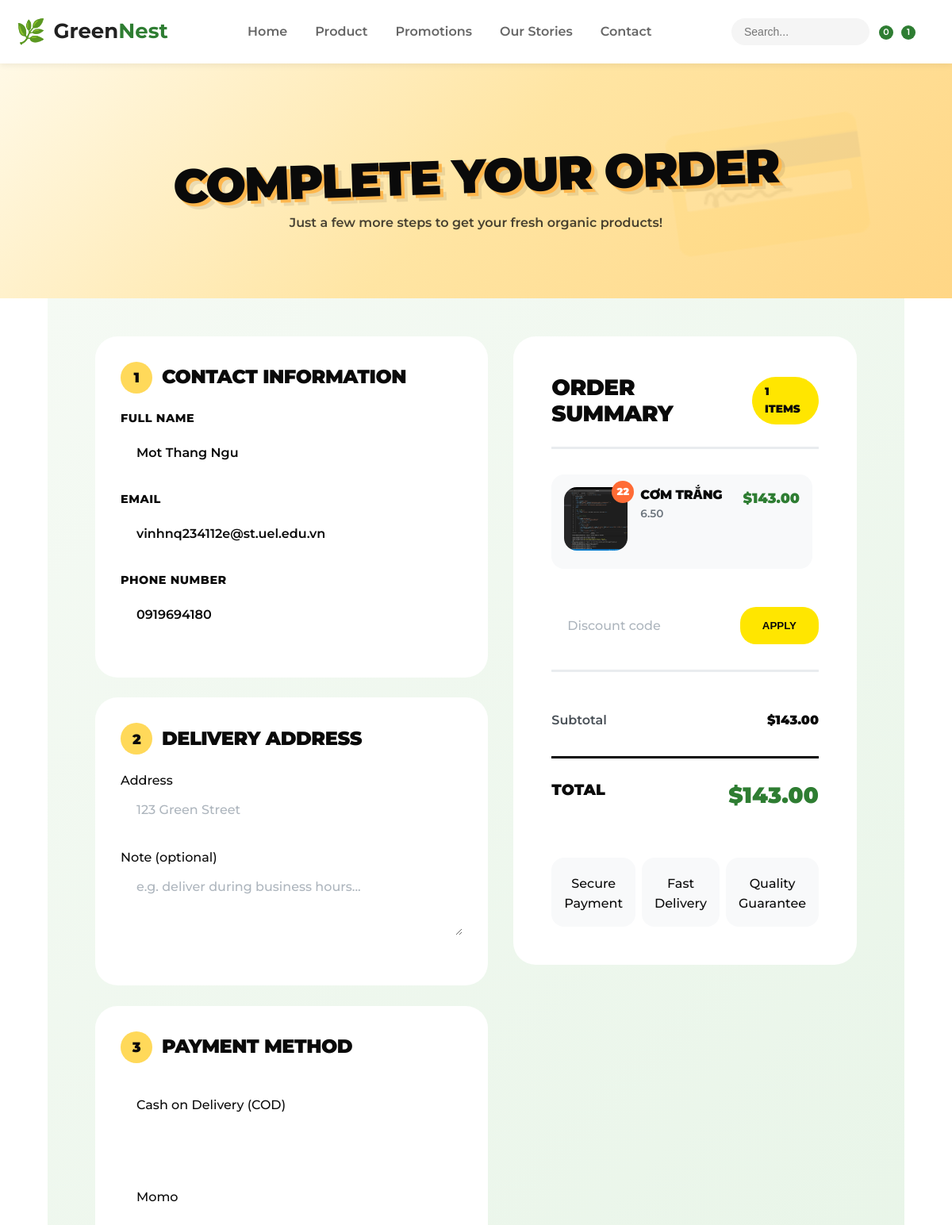
Page /checkout/ (signed in, upper part) on the earlier database version.
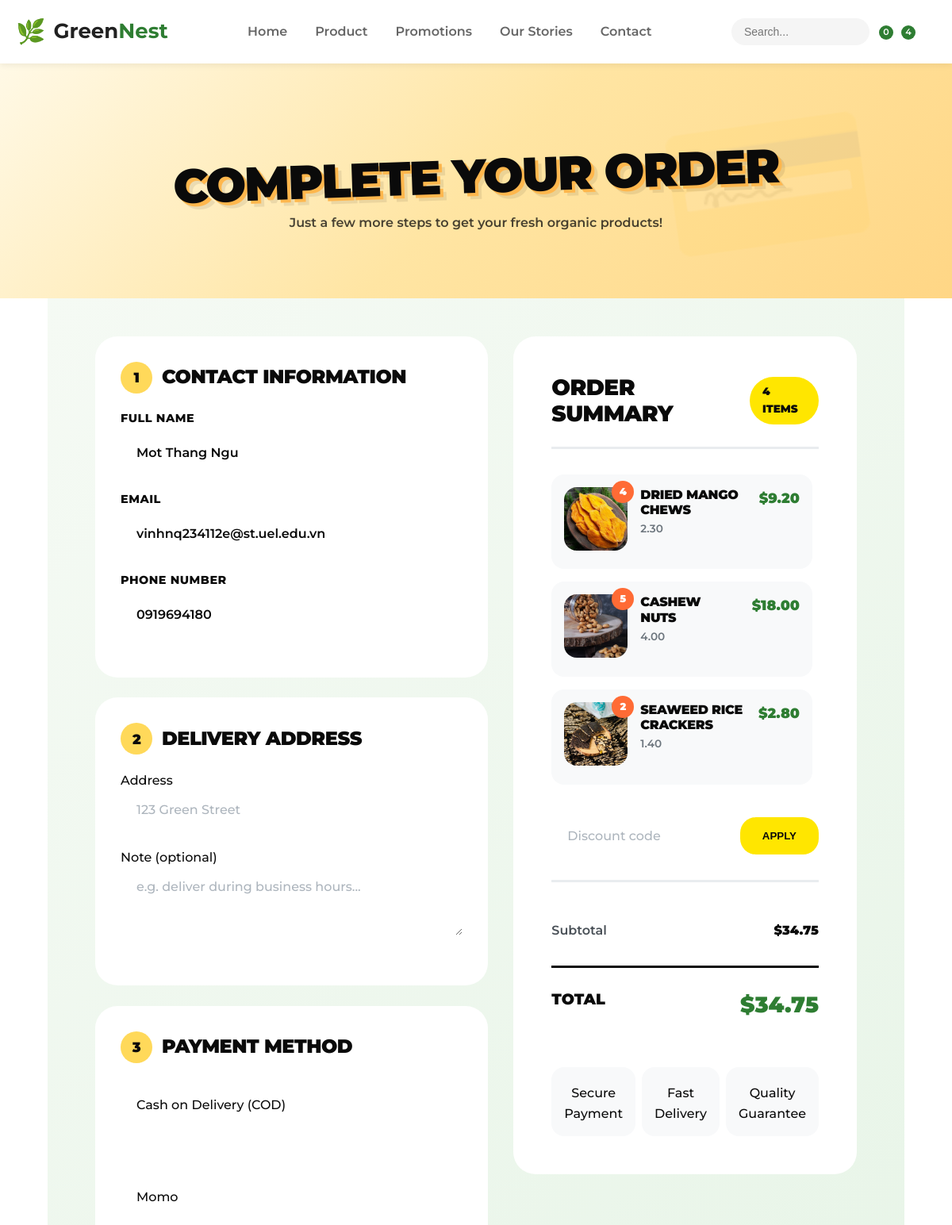
Same page on the later database version.
### app/models/cart.py (models this page shows, shortened)
class Cart(models.Model):
    user = models.ForeignKey(
        settings.AUTH_USER_MODEL,
        on_delete=models.CASCADE,
        related_name="carts",
        null=True,
        blank=True
    )
    session_key = models.CharField(max_length=100, null=True, blank=True)
    created_at = models.DateTimeField(auto_now_add=True)
    @property
    def subtotal(self):
        total = sum(item.subtotal for item in self.items.all())
        return total or Decimal(0)
    @property
    def total(self):
        return self.subtotal

class CartItem(models.Model):
    cart = models.ForeignKey("Cart", on_delete=models.CASCADE, related_name="items")
    product = models.ForeignKey("Product", on_delete=models.CASCADE, null=True, blank=True)
    combo = models.ForeignKey("Combo", on_delete=models.CASCADE, null=True, blank=True)
    quantity = models.PositiveIntegerField(default=1)
    @property
    def item_price(self):
        if self.combo:
            return Decimal(self.combo.final_price)
        elif self.product:
            return Decimal(self.product.final_price)
        return Decimal(0)
    @property
    def subtotal(self):
        return self.item_price * Decimal(self.quantity)

### app/models/category_product.py (models this page shows, shortened)
class Product(models.Model):
    category = models.ManyToManyField(Category, related_name="products")
    name = models.CharField(max_length=200)
    supplier = models.ForeignKey(Supplier, on_delete=models.SET_NULL, null=True, blank=True, related_name="products")
    certifications = models.ManyToManyField(Certification, related_name="products", blank=True)
    image = models.ImageField(upload_to='products/', null=True, blank=True)
    description = models.TextField(null=True, blank=True)
    detail = models.TextField(null=True, blank=True)
    price = models.DecimalField(max_digits=10, decimal_places=2)
    stock = models.IntegerField(default=0)
    sale = models.BooleanField(default=False)
    discount_percentage = models.FloatField(default=0, null=True, blank=True)
    sale_price = models.DecimalField(max_digits=10, decimal_places=2, null=True, blank=True)
    created_at = models.DateTimeField(auto_now_add=True)
    @property
    def final_price(self):
        if self.sale:
            if self.sale_price and self.sale_price > 0:
                return self.sale_price
            elif self.discount_percentage:
                return Decimal(self.price) * (1 - Decimal(self.discount_percentage) / 100)
        return self.price

### app/views/view_order.py (the view, shortened to what this page needs)
# urls.py: path('checkout/', views.checkout, name='checkout'),
def checkout(request):
    cart = get_or_create_cart(request)
    if not cart.items.exists():
        messages.warning(request, "Your shopping cart is empty.")
        return redirect("cart")
    discount = Decimal(0)
    coupon_code = ""
    total = Decimal(cart.total)
    coupon_code = request.session.get("coupon_code", "")
    discount = Decimal(request.session.get("discount_amount", 0))
    total = Decimal(cart.total) - discount
    customer = getattr(request.user, "customer", None) if request.user.is_authenticated else None
    full_name = customer.name if customer else ""
    email = request.user.email if request.user.is_authenticated else ""
    phone = customer.phone if customer and customer.phone else ""
    return render(request, "app/checkout.html", {
        "cart": cart,
        "discount": discount,
        "total_after_discount": total,
        "coupon_code": coupon_code,
        "full_name": full_name,
        "email": email,
        "phone": phone,
    })

### app/views/view_cart.py (called while the page is built)
def get_or_create_cart(request):
    if request.user.is_authenticated:
        cart, _ = Cart.objects.get_or_create(user=request.user)
    else:
        if not request.session.session_key:
            request.session.create()
        session_key = request.session.session_key
        cart, _ = Cart.objects.get_or_create(session_key=session_key)
    return cart

### app/templates/app/checkout.html (shortened to what the changed rows need)
{% extends "app/base.html" %}
{% load static %}
{% block content %}
<link rel="stylesheet" href="{% static 'app/css/checkout.css' %}">
<link rel="stylesheet" href="{% static 'app/css/neo_brutalism_global.css' %}">
<section class="checkout-hero">
  <div class="container">
    <div class="hero-content">
      <h1 class="hero-title">Complete Your Order</h1>
    </div>
  </div>
</section>
<main class="container">
<section class="checkout-main-section">
  <div class="container">
    <div class="checkout-grid">
      <div class="checkout-form-wrapper">
        <form method="post" action="{% url 'checkout' %}">
          <div class="checkout-section">
            <h2 class="section-title">
              <span class="section-number">1</span> Contact Information
            </h2>
          </div>
          <br>
          <div class="checkout-section">
            <h2 class="section-title">
              <span class="section-number">2</span> Delivery Address
            </h2>
          </div>
          <br>
          <div class="checkout-section">
            <h2 class="section-title">
              <span class="section-number">3</span> Payment Method
            </h2>
            <br><br>
            <br><br>
            <br><br>
          </div>
        </form>
      </div>
      <div class="order-summary-sidebar">
        <div class="summary-card">
          <div class="summary-header">
            <h2 class="summary-title">Order Summary</h2>
            <span class="item-count-badge">{{ cart.items.count }} items</span>
          </div>
          <div class="summary-product-list">
            {% for item in cart.items.all %}
              <div class="summary-product-item">
                <div class="product-image-wrapper">
                  {% if item.product %}
                <img src="{{ item.product.image.url }}" alt="{{ item.product.name }}" >
              {% elif item.combo %}
                <img src="{{ item.combo.image.url }}" alt="{{ item.combo.name }}" >
              {% endif %}
                  <span class="quantity-badge">{{ item.quantity }}</span>
                </div>
                <div class="product-info">
                  {% if item.product %}
                  <h4 class="product-name">{{ item.product.name }}</h4>
                  <p class="product-desc">{{ item.product.price }}</p>
                  {% elif item.combo %}
                  <h4 class="product-name">{{ item.combo.name }}</h4>
                  <p class="product-desc">{{ item.combo.final_price|floatformat:2 }}</p>
                  {% endif %}
                </div>
                <div class="product-price">
                  <span class="final-price">${{ item.subtotal|floatformat:2 }}</span>
                </div>
              </div>
            {% empty %}
              <p>Your cart is empty.</p>
            {% endfor %}
          </div>
          <div class="summary-totals">
            <div class="summary-row"><span>Subtotal</span><span>${{ cart.subtotal|floatformat:2 }}</span></div>
            <div class="summary-total"><span>Total</span><span>${{ total_after_discount|floatformat:2 }}</span></div>
          </div>
        </div>
      </div>
    </div>
  </div>
</section>
</main>
{% endblock %}

### app/templates/app/base.html (shortened to what this page needs)
{% load static %}
<!DOCTYPE html>
<html lang="vi">
<head>
    <link rel="stylesheet" href="{% static 'app/css/header_footer.css' %}">
    <link rel="stylesheet" href="{% static 'app/css/neo_brutalism_global.css' %}">
    <link rel="stylesheet" href="https://cdn.lineicons.com/4.0/lineicons.css">
</head>
<body>
    <header class="site-header">
        <div class="header-container">
            <a href="{% url 'home' %}" class="logo">
                <div class="logo-icon">🌿</div>
                <span class="logo-text">Green<span>Nest</span></span>
            </a>
            <nav class="navbar">
                <ul class="nav-menu">
                    <li class="nav-item {% if request.path == '/' %}active{% endif %}">
                        <a href="{% url 'home' %}" class="nav-link">Home</a>
                    </li>
                    <li class="nav-item {% if '/productlist' in request.path %}active{% endif %}">
                        <a href="{% url 'productlist' %}" class="nav-link">Product</a>
                    </li>
                    <li class="nav-item">
                        <a href="#" class="nav-link">Promotions</a>
                    </li>
                    <li class="nav-item {% if '/blog' in request.path %}active{% endif %}">
                        <a href="{% url 'blog' %}" class="nav-link">Our Stories</a>
                    </li>
                    <li class="nav-item {% if '/contact' in request.path %}active{% endif %}">
                        <a href="{% url 'contact' %}" class="nav-link">Contact</a>
                    </li>
                </ul>
            </nav>
            <div class="header-tools">
                <div class="header-search">
                    <form action="{% url 'search' %}" method="GET" class="search-form">
                        <input type="text" name="q" placeholder="Search..." class="search-input"
                            value="{{ request.GET.q|default:'' }}">
                        <button type=" submit" class="search-btn" aria-label="Submit search">
                             </button>
                    </form>
                </div>
                <div class="wishlist-wrapper">
                    <a href="#" class="icon-btn wishlist-icon" aria-label="Wishlist">
                         <span class="badge wishlist-count">0</span>
                    </a>
                </div>
                <div class="cart-wrapper">
                    <a href="{% url 'cart' %}" class="icon-btn" aria-label="Shopping Cart">
                         <span class="badge">{{ cart.items.count|default:0 }}</span>
                    </a>
                </div>
                <div class="user-wrapper">
                    {% if request.user.is_authenticated %}
                    <a href="#" class="icon-btn" aria-label="Account">
                    </a>
                    {% else %}
                    <a href="{% url 'auth' %}">
                        <h4>Login</h4>
                    </a>
                    {% endif %}
                </div>
            </div>
        </div>
    </header>
    <main>
        {% block content %}{% endblock %}
    </main>
</body>
</html>

Differences in the rows shown:
removed CartItem: product.image (picture), quantity "22", product.name "CƠM TRẮNG", product.price "6.50", subtotal "143.00"
computed for Cart: items.count "1" → "4"; subtotal "143.00" → "34.75"
added CartItem: product.image (picture), quantity "4", product.name "DRIED MANGO CHEWS", product.price "2.30", subtotal "9.20"
added CartItem: product.image (picture), quantity "5", product.name "CASHEW NUTS", product.price "4.00", subtotal "18.00"
added CartItem: product.image (picture), quantity "2", product.name "SEAWEED RICE CRACKERS", product.price "1.40", subtotal "2.80"
Other differences:
{{ total_after_discount|floatformat:2 }}: "143.00" → "34.75"
